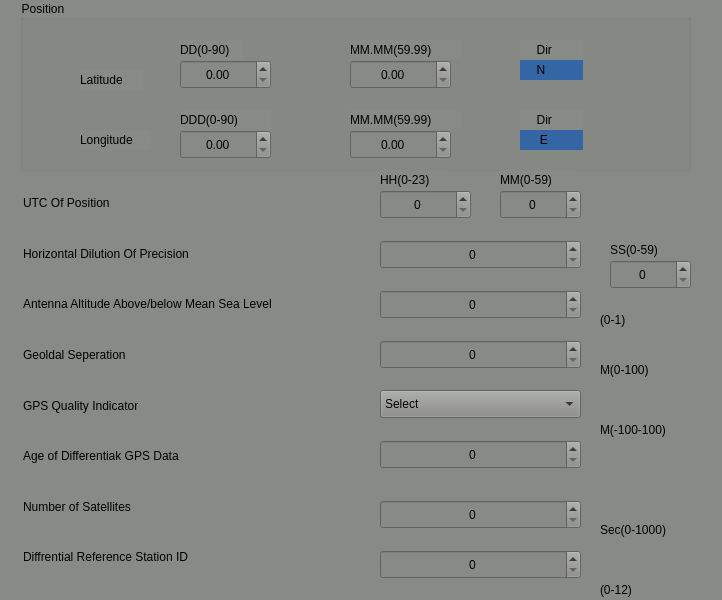
<?xml version="1.0" encoding="UTF-8"?>
<ui version="4.0">
 <class>GGA</class>
 <widget class="QFrame" name="GGA">
  <property name="enabled">
   <bool>true</bool>
  </property>
  <property name="geometry">
   <rect>
    <x>0</x>
    <y>0</y>
    <width>722</width>
    <height>600</height>
   </rect>
  </property>
  <property name="windowTitle">
   <string>Frame</string>
  </property>
  <property name="styleSheet">
   <string notr="true">background-color: rgb(136, 138, 133);</string>
  </property>
  <widget class="QGroupBox" name="groupBox">
   <property name="enabled">
    <bool>true</bool>
   </property>
   <property name="geometry">
    <rect>
     <x>20</x>
     <y>0</y>
     <width>671</width>
     <height>171</height>
    </rect>
   </property>
   <property name="title">
    <string>Position</string>
   </property>
   <widget class="QDoubleSpinBox" name="doubleSpinBox_2">
    <property name="geometry">
     <rect>
      <x>160</x>
      <y>130</y>
      <width>91</width>
      <height>29</height>
     </rect>
    </property>
    <property name="alignment">
     <set>Qt::AlignCenter</set>
    </property>
   </widget>
   <widget class="QDoubleSpinBox" name="doubleSpinBox_4">
    <property name="geometry">
     <rect>
      <x>330</x>
      <y>130</y>
      <width>101</width>
      <height>29</height>
     </rect>
    </property>
    <property name="alignment">
     <set>Qt::AlignCenter</set>
    </property>
   </widget>
   <widget class="QLabel" name="label_2">
    <property name="geometry">
     <rect>
      <x>60</x>
      <y>70</y>
      <width>63</width>
      <height>20</height>
     </rect>
    </property>
    <property name="text">
     <string>Latitude</string>
    </property>
   </widget>
   <widget class="QDoubleSpinBox" name="doubleSpinBox_3">
    <property name="geometry">
     <rect>
      <x>330</x>
      <y>60</y>
      <width>101</width>
      <height>29</height>
     </rect>
    </property>
    <property name="alignment">
     <set>Qt::AlignCenter</set>
    </property>
   </widget>
   <widget class="QLabel" name="label_9">
    <property name="geometry">
     <rect>
      <x>500</x>
      <y>110</y>
      <width>63</width>
      <height>20</height>
     </rect>
    </property>
    <property name="text">
     <string>     Dir</string>
    </property>
   </widget>
   <widget class="QLabel" name="label_4">
    <property name="geometry">
     <rect>
      <x>160</x>
      <y>40</y>
      <width>63</width>
      <height>20</height>
     </rect>
    </property>
    <property name="text">
     <string>DD(0-90)</string>
    </property>
   </widget>
   <widget class="QLabel" name="label_5">
    <property name="geometry">
     <rect>
      <x>160</x>
      <y>110</y>
      <width>91</width>
      <height>20</height>
     </rect>
    </property>
    <property name="text">
     <string>DDD(0-90)</string>
    </property>
   </widget>
   <widget class="QDoubleSpinBox" name="doubleSpinBox">
    <property name="geometry">
     <rect>
      <x>160</x>
      <y>60</y>
      <width>91</width>
      <height>29</height>
     </rect>
    </property>
    <property name="alignment">
     <set>Qt::AlignCenter</set>
    </property>
   </widget>
   <widget class="QLabel" name="label_11">
    <property name="geometry">
     <rect>
      <x>500</x>
      <y>60</y>
      <width>63</width>
      <height>20</height>
     </rect>
    </property>
    <property name="styleSheet">
     <string notr="true">background-color: rgb(52, 101, 164);</string>
    </property>
    <property name="text">
     <string>     N</string>
    </property>
   </widget>
   <widget class="QLabel" name="label_10">
    <property name="geometry">
     <rect>
      <x>500</x>
      <y>130</y>
      <width>63</width>
      <height>20</height>
     </rect>
    </property>
    <property name="styleSheet">
     <string notr="true">background-color: rgb(52, 101, 164);</string>
    </property>
    <property name="text">
     <string>      E</string>
    </property>
   </widget>
   <widget class="QLabel" name="label_6">
    <property name="geometry">
     <rect>
      <x>330</x>
      <y>40</y>
      <width>111</width>
      <height>20</height>
     </rect>
    </property>
    <property name="text">
     <string>MM.MM(59.99)</string>
    </property>
   </widget>
   <widget class="QLabel" name="label_8">
    <property name="geometry">
     <rect>
      <x>500</x>
      <y>40</y>
      <width>63</width>
      <height>20</height>
     </rect>
    </property>
    <property name="text">
     <string>     Dir</string>
    </property>
   </widget>
   <widget class="QLabel" name="label_7">
    <property name="geometry">
     <rect>
      <x>330</x>
      <y>110</y>
      <width>111</width>
      <height>20</height>
     </rect>
    </property>
    <property name="text">
     <string>MM.MM(59.99)</string>
    </property>
   </widget>
   <widget class="QLabel" name="label_3">
    <property name="geometry">
     <rect>
      <x>60</x>
      <y>130</y>
      <width>71</width>
      <height>20</height>
     </rect>
    </property>
    <property name="text">
     <string>Longitude</string>
    </property>
   </widget>
  </widget>
  <widget class="QLabel" name="label">
   <property name="geometry">
    <rect>
     <x>23</x>
     <y>193</y>
     <width>106</width>
     <height>20</height>
    </rect>
   </property>
   <property name="text">
    <string>UTC Of Position</string>
   </property>
  </widget>
  <widget class="QLabel" name="label_12">
   <property name="geometry">
    <rect>
     <x>23</x>
     <y>244</y>
     <width>207</width>
     <height>20</height>
    </rect>
   </property>
   <property name="text">
    <string>Horizontal Dilution Of Precision</string>
   </property>
  </widget>
  <widget class="QLabel" name="label_13">
   <property name="geometry">
    <rect>
     <x>23</x>
     <y>294</y>
     <width>304</width>
     <height>20</height>
    </rect>
   </property>
   <property name="text">
    <string>Antenna Altitude Above/below Mean Sea Level</string>
   </property>
  </widget>
  <widget class="QLabel" name="label_14">
   <property name="geometry">
    <rect>
     <x>23</x>
     <y>345</y>
     <width>125</width>
     <height>20</height>
    </rect>
   </property>
   <property name="text">
    <string>Geoldal Seperation</string>
   </property>
  </widget>
  <widget class="QLabel" name="label_15">
   <property name="geometry">
    <rect>
     <x>23</x>
     <y>396</y>
     <width>141</width>
     <height>20</height>
    </rect>
   </property>
   <property name="text">
    <string>GPS Quality Indicator</string>
   </property>
  </widget>
  <widget class="QLabel" name="label_16">
   <property name="geometry">
    <rect>
     <x>23</x>
     <y>446</y>
     <width>190</width>
     <height>20</height>
    </rect>
   </property>
   <property name="text">
    <string>Age of Differentiak GPS Data</string>
   </property>
  </widget>
  <widget class="QLabel" name="label_17">
   <property name="geometry">
    <rect>
     <x>23</x>
     <y>497</y>
     <width>135</width>
     <height>20</height>
    </rect>
   </property>
   <property name="text">
    <string>Number of Satellites</string>
   </property>
  </widget>
  <widget class="QLabel" name="label_18">
   <property name="geometry">
    <rect>
     <x>23</x>
     <y>547</y>
     <width>205</width>
     <height>20</height>
    </rect>
   </property>
   <property name="text">
    <string>Diffrential Reference Station ID</string>
   </property>
  </widget>
  <widget class="QSpinBox" name="spinBox">
   <property name="geometry">
    <rect>
     <x>380</x>
     <y>190</y>
     <width>91</width>
     <height>29</height>
    </rect>
   </property>
   <property name="alignment">
    <set>Qt::AlignCenter</set>
   </property>
  </widget>
  <widget class="QSpinBox" name="spinBox_2">
   <property name="geometry">
    <rect>
     <x>500</x>
     <y>190</y>
     <width>81</width>
     <height>29</height>
    </rect>
   </property>
   <property name="alignment">
    <set>Qt::AlignCenter</set>
   </property>
  </widget>
  <widget class="QSpinBox" name="spinBox_3">
   <property name="geometry">
    <rect>
     <x>610</x>
     <y>260</y>
     <width>81</width>
     <height>29</height>
    </rect>
   </property>
   <property name="alignment">
    <set>Qt::AlignCenter</set>
   </property>
  </widget>
  <widget class="QSpinBox" name="spinBox_4">
   <property name="geometry">
    <rect>
     <x>380</x>
     <y>240</y>
     <width>201</width>
     <height>29</height>
    </rect>
   </property>
   <property name="alignment">
    <set>Qt::AlignCenter</set>
   </property>
  </widget>
  <widget class="QSpinBox" name="spinBox_5">
   <property name="geometry">
    <rect>
     <x>380</x>
     <y>290</y>
     <width>201</width>
     <height>29</height>
    </rect>
   </property>
   <property name="alignment">
    <set>Qt::AlignCenter</set>
   </property>
  </widget>
  <widget class="QSpinBox" name="spinBox_6">
   <property name="geometry">
    <rect>
     <x>380</x>
     <y>340</y>
     <width>201</width>
     <height>29</height>
    </rect>
   </property>
   <property name="alignment">
    <set>Qt::AlignCenter</set>
   </property>
  </widget>
  <widget class="QComboBox" name="comboBox">
   <property name="geometry">
    <rect>
     <x>380</x>
     <y>390</y>
     <width>201</width>
     <height>28</height>
    </rect>
   </property>
   <item>
    <property name="text">
     <string>Select</string>
    </property>
   </item>
   <item>
    <property name="text">
     <string>Fix not availabel or invalid</string>
    </property>
   </item>
   <item>
    <property name="text">
     <string>Fix availabel or valid</string>
    </property>
   </item>
  </widget>
  <widget class="QSpinBox" name="spinBox_7">
   <property name="geometry">
    <rect>
     <x>380</x>
     <y>440</y>
     <width>201</width>
     <height>29</height>
    </rect>
   </property>
   <property name="alignment">
    <set>Qt::AlignCenter</set>
   </property>
  </widget>
  <widget class="QSpinBox" name="spinBox_8">
   <property name="geometry">
    <rect>
     <x>380</x>
     <y>500</y>
     <width>201</width>
     <height>29</height>
    </rect>
   </property>
   <property name="alignment">
    <set>Qt::AlignCenter</set>
   </property>
  </widget>
  <widget class="QSpinBox" name="spinBox_9">
   <property name="geometry">
    <rect>
     <x>380</x>
     <y>550</y>
     <width>201</width>
     <height>29</height>
    </rect>
   </property>
   <property name="alignment">
    <set>Qt::AlignCenter</set>
   </property>
  </widget>
  <widget class="QLabel" name="label_19">
   <property name="geometry">
    <rect>
     <x>380</x>
     <y>170</y>
     <width>63</width>
     <height>20</height>
    </rect>
   </property>
   <property name="text">
    <string>HH(0-23)</string>
   </property>
  </widget>
  <widget class="QLabel" name="label_20">
   <property name="geometry">
    <rect>
     <x>500</x>
     <y>170</y>
     <width>71</width>
     <height>20</height>
    </rect>
   </property>
   <property name="text">
    <string>MM(0-59)</string>
   </property>
  </widget>
  <widget class="QLabel" name="label_21">
   <property name="geometry">
    <rect>
     <x>610</x>
     <y>240</y>
     <width>63</width>
     <height>20</height>
    </rect>
   </property>
   <property name="text">
    <string>SS(0-59)</string>
   </property>
  </widget>
  <widget class="QLabel" name="label_22">
   <property name="geometry">
    <rect>
     <x>600</x>
     <y>310</y>
     <width>63</width>
     <height>20</height>
    </rect>
   </property>
   <property name="text">
    <string>(0-1)</string>
   </property>
  </widget>
  <widget class="QLabel" name="label_23">
   <property name="geometry">
    <rect>
     <x>600</x>
     <y>360</y>
     <width>63</width>
     <height>20</height>
    </rect>
   </property>
   <property name="text">
    <string>M(0-100)</string>
   </property>
  </widget>
  <widget class="QLabel" name="label_24">
   <property name="geometry">
    <rect>
     <x>600</x>
     <y>420</y>
     <width>91</width>
     <height>20</height>
    </rect>
   </property>
   <property name="text">
    <string>M(-100-100)</string>
   </property>
  </widget>
  <widget class="QLabel" name="label_25">
   <property name="geometry">
    <rect>
     <x>600</x>
     <y>520</y>
     <width>91</width>
     <height>20</height>
    </rect>
   </property>
   <property name="text">
    <string>Sec(0-1000)</string>
   </property>
  </widget>
  <widget class="QLabel" name="label_26">
   <property name="geometry">
    <rect>
     <x>600</x>
     <y>580</y>
     <width>63</width>
     <height>20</height>
    </rect>
   </property>
   <property name="text">
    <string>(0-12)</string>
   </property>
  </widget>
  <widget class="QLabel" name="label_27">
   <property name="geometry">
    <rect>
     <x>600</x>
     <y>630</y>
     <width>63</width>
     <height>20</height>
    </rect>
   </property>
   <property name="text">
    <string>(0-12)</string>
   </property>
  </widget>
  <widget class="QWidget" name="layoutWidget">
   <property name="geometry">
    <rect>
     <x>197</x>
     <y>690</y>
     <width>261</width>
     <height>30</height>
    </rect>
   </property>
   <layout class="QHBoxLayout" name="horizontalLayout">
    <item>
     <widget class="QPushButton" name="pushButton">
      <property name="text">
       <string>Confirm</string>
      </property>
     </widget>
    </item>
    <item>
     <widget class="QPushButton" name="pushButton_2">
      <property name="text">
       <string>Cancel</string>
      </property>
     </widget>
    </item>
   </layout>
  </widget>
 </widget>
 <resources/>
 <connections/>
</ui>
